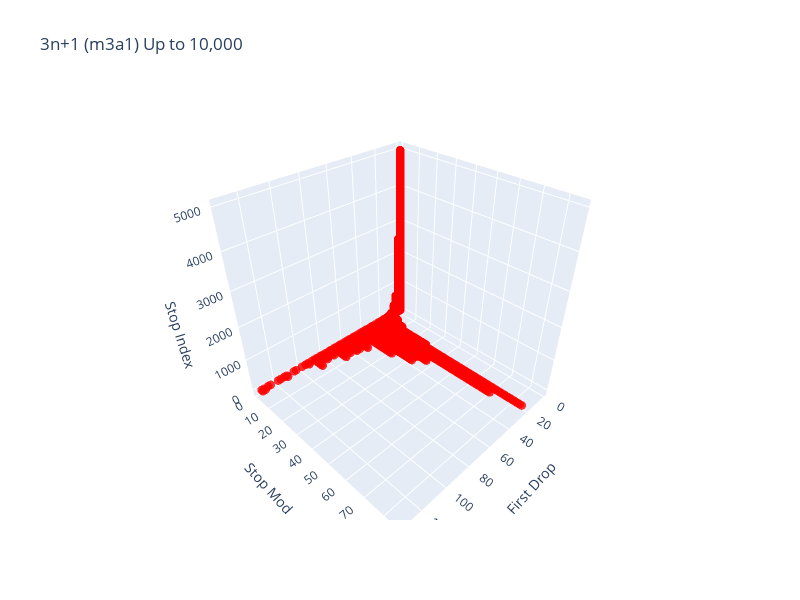

Source (notebook cell):
### Code cell
graph.POINT_SIZE = 3

options = OrbitOptions(
    name="m3a1",
    min_n=1,
    should_halt=lambda n: n == 1,
    should_decrease=lambda n: n % 2 == 0,
    should_increase=lambda n: n % 2 == 1,
    decrease=lambda n: (n // 2, "d2"),
    increase=lambda n: (3 * n + 1, "m3a1"),
    append_to_orbit=lambda n, orbit: orbit.append(n)
)

points, labels, colors = graph.generate_points_from_option(
    up_to_n=10000,
    options=[options],
    colors=["red"],
    point_builder=lambda info: (info.first_drop, info.stop_mod, info.stop_index)  # type: OrbitInfo
)

graph.draw_3d_scatterplot(points, labels, colors, x_axis="First Drop", y_axis="Stop Mod", z_axis="Stop Index", title="3n+1 (m3a1) Up to 10,000")

### Figure 1 — Plotly figure (JSON) as saved in the notebook; plotly's stock layout.template omitted (floating-point values rounded to 4 significant figures; data arrays with more than 128 entries replaced by an {"elided": "..."} marker saying what was removed)
{"data": [{"hoverinfo": "text", "marker": {"color": {"elided": "9999 str values"}, "opacity": 0.8, "size": 3}, "mode": "markers", "text": {"elided": "9999 str values"}, "type": "scatter3d", "x": {"elided": "9999 int values"}, "y": {"elided": "9999 int values"}, "z": {"elided": "9999 int values"}}], "layout": {"height": 600, "scene": {"xaxis": {"title": {"text": "First Drop"}}, "yaxis": {"title": {"text": "Stop Mod"}}, "zaxis": {"title": {"text": "Stop Index"}}}, "title": {"text": "3n+1 (m3a1) Up to 10,000"}, "width": 800}}
